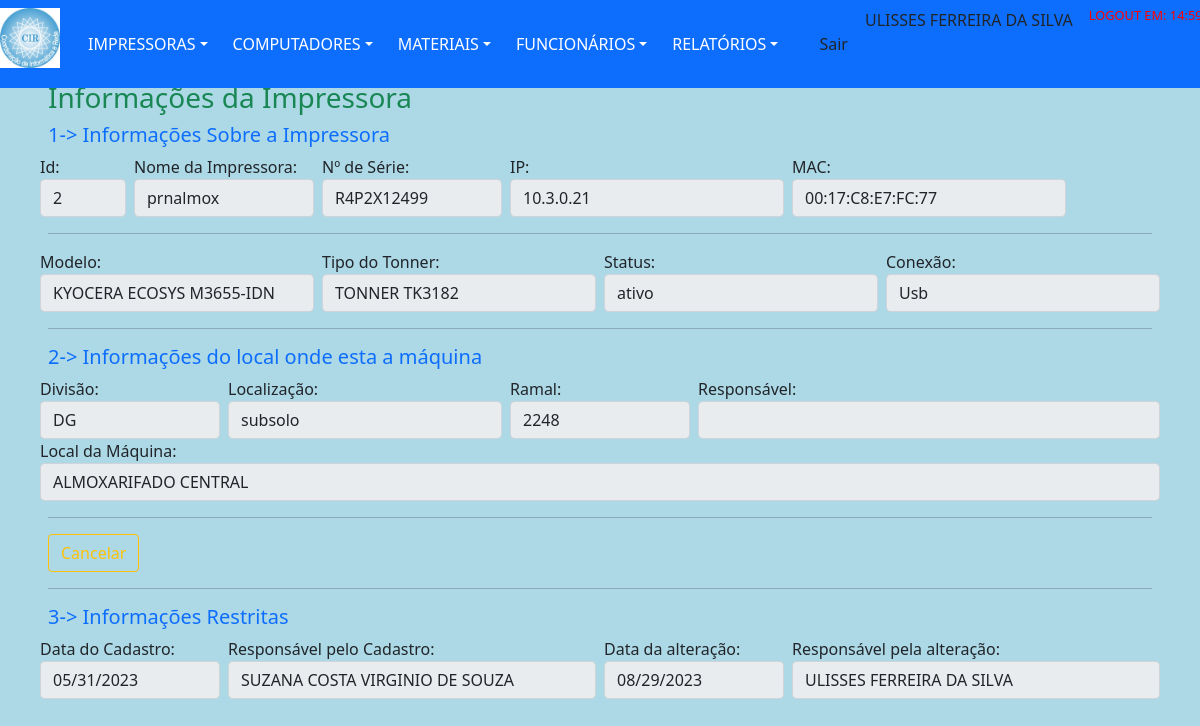
Page /views/impressoraDetalhes.php?action=1&id=2 (signed in) on the earlier database version.
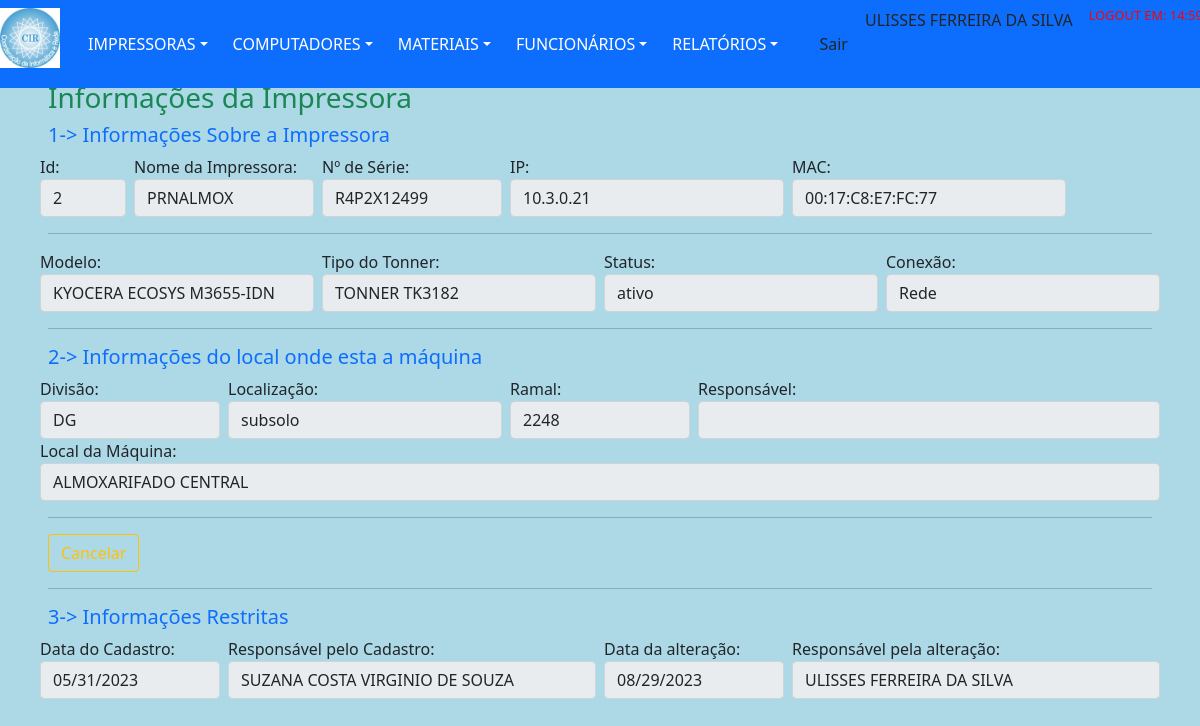
Same page on the later database version.
### tables this page shows
CREATE TABLE `impressoras` (
  `idImpressora` int(11) NOT NULL,
  `nomeImpressora` varchar(20) DEFAULT NULL,
  `numSerie` varchar(50) DEFAULT NULL,
  `ipImpressora` varchar(15) DEFAULT NULL,
  `macImpressora` varchar(20) DEFAULT NULL,
  `tipoToner` int(11) DEFAULT NULL,
  `statusImpressora` varchar(7) DEFAULT NULL,
  `conexaoImp` varchar(5) DEFAULT 'Rede',
  `modeloImpressora` int(11) DEFAULT NULL,
  `dataCadastro` date DEFAULT NULL,
  `respCadastro` varchar(30) DEFAULT NULL,
  `dataAltCadastro` date DEFAULT NULL,
  `respAltCadastro` varchar(30) DEFAULT NULL,
  `obsImpressora` varchar(255) DEFAULT NULL,
  `idFuncionario` int(11) DEFAULT NULL,
  `idSetor` int(11) DEFAULT NULL
);

### dao/DAO-controleCir.php (called while the page is built, shortened)
<?php
	class ControleCirDAO
		{
            public function Verificar($nomeTabela, $opcao1, $valor1)
                {
                    $conn = Database::connect();
                    $conn->exec('SET CHARACTER SET utf8');
                    $sql = "SELECT * FROM $nomeTabela WHERE $opcao1 = '$valor1' ";
                    try
                        {
                            $listar = $conn->query($sql);
                            $buscar = $listar->fetchAll(PDO::FETCH_OBJ);
                            $numRows = $listar->rowCount();
                        }
                    catch (PDOException $exc)
                        {
                            $buscar = $exc->getTraceAsString();
                        }
                    return $buscar;
                }
        }
?>

### controllers/impressoraBuscar.php (called while the page is built, shortened)
<?php
	include "../dao/DAO-controleCir.php";
    $idImpressora =  $_GET['id'];
    $nomeTabela = "impressoras";
    $opcao1 = "idImpressora";
    $valor1 = $idImpressora;
	$impAltDAO = new ControleCirDAO();
	foreach($impAltDAO->Verificar($nomeTabela, $opcao1, $valor1) as $imp)
		{
			$idImpressora = $imp->idImpressora;
			$nomeImpressora = $imp->nomeImpressora;
			$numSerie = $imp->numSerie;
            $ipImpressora = $imp->ipImpressora;
			$macImpressora = $imp->macImpressora;
			$statusImpressora = $imp->statusImpressora;
			$conexaoImp = $imp->conexaoImp;
			$dataCadastroA = $imp->dataCadastro;
			$respCadastro = $imp->respCadastro;
		}
?>

### views/impressoraDetalhes.php (the view, shortened to what the changed rows need)
<?php
    include "../template/menuPrincipal.php";
    require_once '../controllers/impressoraBuscar.php';
?>
        <nav class="navbar navbar-dark">
            <div class="line col-md-12 p-5 position-absolute start-5 top-0 bottom-50 end-250">
                <form name="cadastro" id="cadastro" >
                    <fieldset>
                        <div class="row">
                            <div class="col px-md-1 col-md-1">
                                <label for="inputSuccess" class="control-label">Id:</label>
                                <input type="text" class="form-control" value="<?= $idImpressora;
                                                                                $_SESSION['idImpressora'] = $idImpressora; ?>" disabled>
                            </div>
                            <div class="col px-md-1 col-md-2">
                                <label for="inputSuccess" class="control-label">Nome da Impressora:</label>
                                <input type="text" class="form-control" value="<?= $nomeImpressora;
                                                                                $_SESSION['antNomeImp'] = $nomeImpressora; ?>" disabled>
                            </div>
                            <div class="col px-md-1 col-md-2">
                                <label for="inputSuccess" class="control-label">Nº de Série: </label>
                                <input type="text" class="form-control" value="<?= $numSerie;
                                                                                $_SESSION['antNumSerie'] = $numSerie ?>" disabled>
                            </div>
                            <div class="col px-md-1 col-md-3">
                                <label for="inputSuccess" class="control-label">IP: </label>
                                <input type="text" class="form-control" value="<?= $ipImpressora;
                                                                                $_SESSION['antNumIp'] = $ipImpressora ?>" disabled>
                            </div>
                            <div class="col px-md-1 col-md-3">
                                <label for="inputSuccess" class="control-label">MAC:</label>
                                <input type="text" class="form-control" value="<?= $macImpressora;
                                                                                $_SESSION['antNumMac'] = $macImpressora ?>" disabled>
                            </div>
                        </div>
                        <div class="row">
                            <div class="col px-md-1 col-md-3">
                                <label for="inputSuccess" class="control-label">Status:</label>
                                <input type="text" class="form-control" value="<?php echo $statusImpressora; ?>" disabled>
                            </div>
                            <div class="col px-md-1 col-md-3">
                                <label for="inputSuccess" class="control-label">Conexão:</label>
                                <input type="text" class="form-control" value="<?php echo $conexaoImp; ?>" disabled>
                            </div>
                        </div>
                        <div class="row">
                            <div class="col px-md-1 col-md-2">
                                <label for="inputSuccess" class="control-label">Data do Cadastro:</label>
                                <input type="date" class="form-control" value="<?= $dataCadastroA;
                                                                                $_SESSION['datacadastro'] = $dataCadastroA ?>" disabled>
                            </div>
                            <div class="col px-md-1 col-md-4">
                                <label for="inputSuccess" class="control-label">Responsável pelo Cadastro:</label>
                                <input type="text" class="form-control" value="<?= $respCadastro;
                                                                                $_SESSION['respCadastro'] = $respCadastro ?>" disabled>
                            </div>
                        </div>
                    </fieldset>
                </form>
            </div>
        </nav>
    </body>
</html>

Differences in the rows shown:
changed impressoras "00:17:C8:E7:FC:77": nomeImpressora "prnalmox" → "PRNALMOX"; conexaoImp "Usb" → "Rede"
